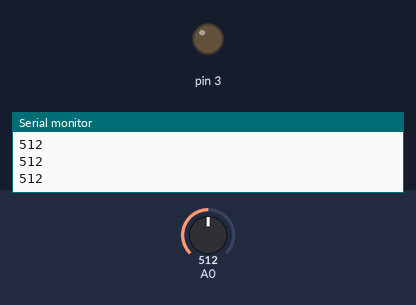
Recording of a sketch running on a simulated Arduino Uno, built with avr-gcc and run on an emulated ATmega328P. Shown: output pins drawn as LEDs (lit = HIGH), the last lines printed to the serial monitor. The inputs (shaded band) are chosen by the test bench; at power-on: A0 = 512.

Above: at 1.2 s.
1.3 s: A0 set to 716
At 2.5 s:
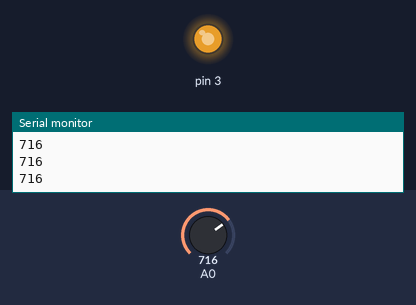
2.8 s: A0 set to 760
At 3.8 s:
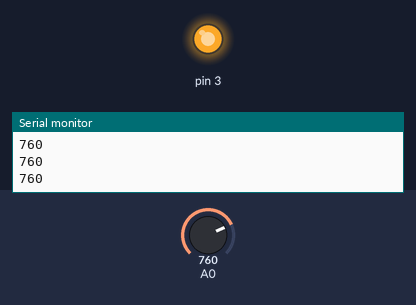
4.3 s: A0 set to 768
At 4.9 s:
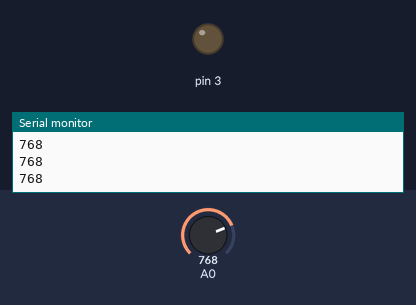
5.8 s: A0 set to 900
At 6.1 s:
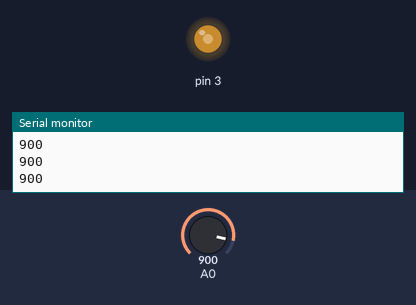
7.3 s: A0 set to 306
At 8.4 s:
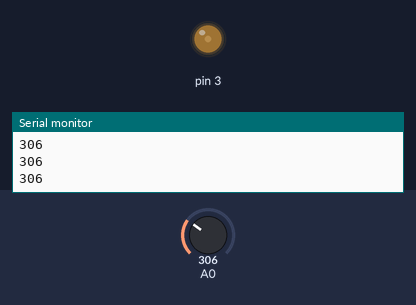
8.8 s: A0 set to 0
At 9.6 s:
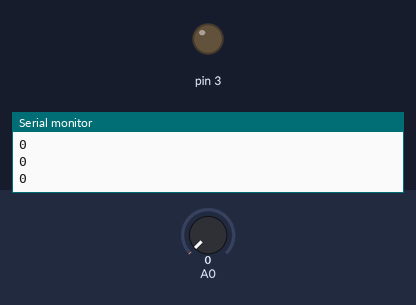
Timing chart, 0 to 11.3 s (numbered marks = the images above; inputs shaded):
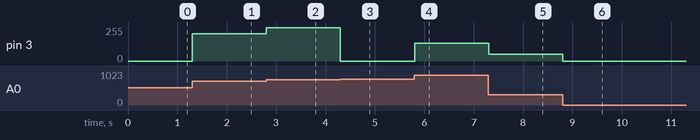

The sketch:

de_ertoplayaz.ino
```cpp
int a[]={};
int sira=0;
void setup(){
pinMode(A0,INPUT);
		Serial.begin(9600);		pinMode(3,OUTPUT);
}
void loop(){
/*				for(sira=0;sira<16000;sira++){
	if(Serial.available()>0){break;}
															Serial.println(sira);
								a[sira]=analogRead(A0);}
				analogWrite(3,a[sira]);
				sira++;if(sira>15998){sira=0;}Serial.println(sira);*/
				Serial.println(analogRead(A0));
				analogWrite(3,analogRead(A0));
				}
```

Measured:
- the behaviour switches between 767 and 768 on A0 (found by bisection; images 2 and 3)
- after the input at 1.3 s, pin 3: 0/255 → 204/255 at once
- after the input at 2.8 s, pin 3: 204/255 → 248/255 at once
- after the input at 4.3 s, pin 3: 248/255 → 0/255 at once
- after the input at 5.8 s, pin 3: 0/255 → 132/255 at once
- after the input at 7.3 s, pin 3: 132/255 → 50/255 at once
- after the input at 8.8 s, pin 3: 50/255 → 0/255 at once
